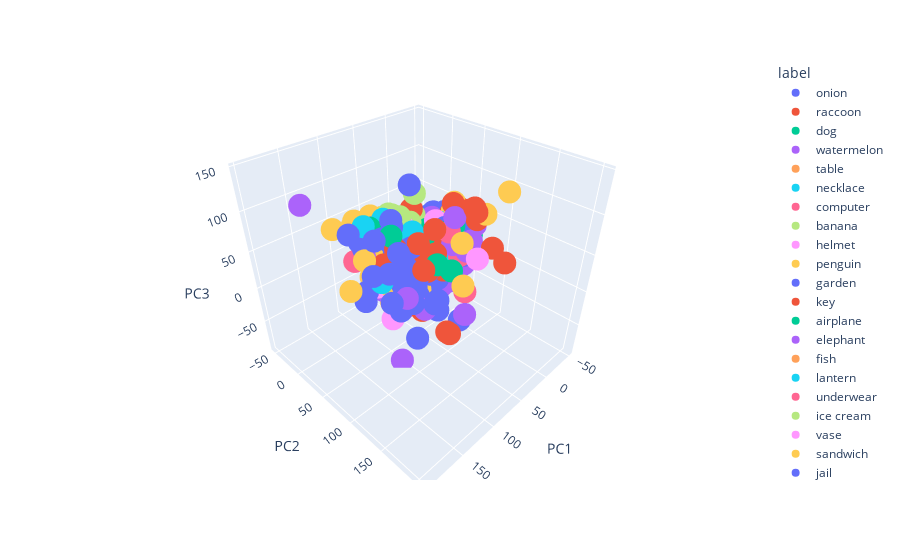

Notebook source saved alongside this figure:
### Code cell
df_pca = pd.DataFrame(X, columns=['PC1', 'PC2', 'PC3'])
df_pca['label'] = flattened_data['train']['label']
fig = px.scatter_3d(df_pca, x='PC1', y='PC2', z='PC3', color='label')
fig.show()

### Figure 1 — Plotly figure (JSON) as saved in the notebook; plotly's stock layout.template omitted (floating-point values rounded to 4 significant figures; data arrays with more than 128 entries replaced by an {"elided": "..."} marker saying what was removed)
{"data": [{"hovertemplate": "label=onion<br>PC1=%{x}<br>PC2=%{y}<br>PC3=%{z}<extra></extra>", "legendgroup": "onion", "marker": {"color": "#636efa", "symbol": "circle"}, "mode": "markers", "name": "onion", "scene": "scene", "showlegend": true, "type": "scatter3d", "x": {"elided": "140 float values"}, "y": {"elided": "140 float values"}, "z": {"elided": "140 float values"}}, {"hovertemplate": "label=raccoon<br>PC1=%{x}<br>PC2=%{y}<br>PC3=%{z}<extra></extra>", "legendgroup": "raccoon", "marker": {"color": "#EF553B", "symbol": "circle"}, "mode": "markers", "name": "raccoon", "scene": "scene", "showlegend": true, "type": "scatter3d", "x": [-20.7, 27.33, -17.54, -38.98, -37.96, 78.29, -24.27, -10.65, 9.068, -22.65, -35.31, -9.348, 46.87, -22.05, 2.992, -14.19, -30.79, 54.01, -33.04, 37.75, -46.36, -42.22, 8.999, 76.09, -27.22, -19.31, 15.65, -33.44, 31.25, -27.01, -32.94, -8.069, 13.0, -22.94, 82.26, 26.91, -27.28, -29.18, -26.22, -25.5, -21.83, -37.31, 11.14, 47.22, -31.16, 27.58, -28.69, -36.88, 11.09, 45.91, 43.76, 20.05, 33.42, 38.69, 40.92, 63.48, 28.46, 16.09, -37.76, -33.37, 42.73, 7.854, 90.73, 13.41, -18.89, 55.0, -30.01, 7.273, -21.01, -45.51, 34.4, 57.58, 36.91, 36.41, 19.27, -41.03, 20.47, 14.6, -11.56, -26.91, -41.8, 4.385, -20.77, 71.29, -40.85, 41.99, -36.94, -10.13, -34.27, 29.95, -16.93, 6.284, 3.724, -5.768, -41.0, 3.538, 49.11, -35.9, -17.99, -29.08, -38.33, 144.4, 38.0, -35.42, -3.095, -22.9, 15.64, -18.91, -39.21, 13.75, -41.25, 66.81, 26.22, -8.349, 50.39, 37.72, -35.22, -23.06, -22.96, 36.55, -26.12, 28.38, 9.228, -32.69, -21.87, -35.28], "y": [75.74, 34.4, 30.93, 27.12, 49.57, 39.04, 8.752, 31.47, 32.87, 33.81, 25.17, 19.54, 166.8, 24.1, 49.7, 42.38, 49.93, 4.973, -10.34, 24.06, 2.636, 23.44, 55.08, 82.12, 23.79, 41.62, 29.13, 30.33, 21.02, 20.17, 15.2, 22.76, 55.92, 22.14, 79.99, 50.04, 40.75, 16.82, 12.39, 9.727, 38.91, 48.47, -3.158, 68.31, 0.9503, 67.23, 26.87, 11.55, 9.594, 53.87, -1.312, 30.89, 10.2, 40.36, 12.82, 52.84, -22.14, 0.7331, 17.97, 4.294, 68.17, 41.85, 31.67, 15.81, 24.97, -17.39, 50.02, -4.101, 21.18, 19.39, 28.21, 70.42, 14.5, 27.92, 9.701, -5.996, 31.48, 98.87, 28.91, -2.701, 1.341, 94.15, 33.2, 119.2, -3.914, 22.85, 22.79, 45.88, 7.899, 30.65, 48.26, 37.49, 39.59, 42.66, 10.36, 35.02, -5.488, -3.24, 20.12, 42.97, 32.62, 178.9, -8.965, -7.272, 16.78, 26.6, 33.1, 13.78, 1.884, 45.2, 4.719, -1.516, 52.89, 110.7, 18.67, 33.1, 15.92, 12.96, 27.88, 60.41, 26.74, 43.89, 59.04, 5.86, 15.83, 34.5], "z": [54.28, -21.32, -15.3, 8.162, -12.49, 40.46, 0.5541, 17.39, -8.646, 34.04, 44.52, 15.85, 68.41, -1.078, 12.13, 36.74, 45.99, 32.43, 4.264, 17.18, 5.655, 11.89, 32.87, 31.72, 18.32, -25.01, 15.01, 20.84, -29.93, 16.68, 5.866, 5.398, 24.08, 5.815, 68.29, -11.72, 33.39, 1.565, -2.36, 12.18, 5.548, 50.11, 3.166, 23.74, 23.07, 0.4545, 41.74, 10.53, -4.51, 26.1, 34.6, -16.55, 21.05, -15.77, 12.01, -5.956, 19.85, 54.22, 24.85, 16.12, 31.4, 3.743, 21.58, -32.71, -10.93, 1.682, 29.82, -16.49, 0.2899, 19.43, -34.65, 15.37, 4.537, -19.16, -29.16, 6.857, 4.841, 92.26, 6.203, 18.42, 8.488, 80.85, -4.846, -41.32, 5.823, 27.77, 19.22, -8.028, 4.352, -19.49, 53.0, -31.57, 13.78, 15.58, 19.39, -13.91, 24.36, 14.11, 17.45, 47.88, 37.47, 46.62, 15.89, 9.357, 14.23, 15.63, 17.27, 16.12, 9.699, 8.737, 16.35, 2.177, 6.077, 35.32, -34.96, -19.02, 2.684, 18.14, -1.137, 58.21, 13.1, -19.43, 18.56, 1.648, 20.48, 48.91]}, {"hovertemplate": "label=dog<br>PC1=%{x}<br>PC2=%{y}<br>PC3=%{z}<extra></extra>", "legendgroup": "dog", "marker": {"color": "#00cc96", "symbol": "circle"}, "mode": "markers", "name": "dog", "scene": "scene", "showlegend": true, "type": "scatter3d", "x": {"elided": "144 float values"}, "y": {"elided": "144 float values"}, "z": {"elided": "144 float values"}}, {"hovertemplate": "label=watermelon<br>PC1=%{x}<br>PC2=%{y}<br>PC3=%{z}<extra></extra>", "legendgroup": "watermelon", "marker": {"color": "#ab63fa", "symbol": "circle"}, "mode": "markers", "name": "watermelon", "scene": "scene", "showlegend": true, "type": "scatter3d", "x": {"elided": "144 float values"}, "y": {"elided": "144 float values"}, "z": {"elided": "144 float values"}}, {"hovertemplate": "label=table<br>PC1=%{x}<br>PC2=%{y}<br>PC3=%{z}<extra></extra>", "legendgroup": "table", "marker": {"color": "#FFA15A", "symbol": "circle"}, "mode": "markers", "name": "table", "scene": "scene", "showlegend": true, "type": "scatter3d", "x": {"elided": "144 float values"}, "y": {"elided": "144 float values"}, "z": {"elided": "144 float values"}}, {"hovertemplate": "label=necklace<br>PC1=%{x}<br>PC2=%{y}<br>PC3=%{z}<extra></extra>", "legendgroup": "necklace", "marker": {"color": "#19d3f3", "symbol": "circle"}, "mode": "markers", "name": "necklace", "scene": "scene", "showlegend": true, "type": "scatter3d", "x": {"elided": "141 float values"}, "y": {"elided": "141 float values"}, "z": {"elided": "141 float values"}}, {"hovertemplate": "label=computer<br>PC1=%{x}<br>PC2=%{y}<br>PC3=%{z}<extra></extra>", "legendgroup": "computer", "marker": {"color": "#FF6692", "symbol": "circle"}, "mode": "markers", "name": "computer", "scene": "scene", "showlegend": true, "type": "scatter3d", "x": {"elided": "138 float values"}, "y": {"elided": "138 float values"}, "z": {"elided": "138 float values"}}, {"hovertemplate": "label=banana<br>PC1=%{x}<br>PC2=%{y}<br>PC3=%{z}<extra></extra>", "legendgroup": "banana", "marker": {"color": "#B6E880", "symbol": "circle"}, "mode": "markers", "name": "banana", "scene": "scene", "showlegend": true, "type": "scatter3d", "x": {"elided": "141 float values"}, "y": {"elided": "141 float values"}, "z": {"elided": "141 float values"}}, {"hovertemplate": "label=helmet<br>PC1=%{x}<br>PC2=%{y}<br>PC3=%{z}<extra></extra>", "legendgroup": "helmet", "marker": {"color": "#FF97FF", "symbol": "circle"}, "mode": "markers", "name": "helmet", "scene": "scene", "showlegend": true, "type": "scatter3d", "x": {"elided": "140 float values"}, "y": {"elided": "140 float values"}, "z": {"elided": "140 float values"}}, {"hovertemplate": "label=penguin<br>PC1=%{x}<br>PC2=%{y}<br>PC3=%{z}<extra></extra>", "legendgroup": "penguin", "marker": {"color": "#FECB52", "symbol": "circle"}, "mode": "markers", "name": "penguin", "scene": "scene", "showlegend": true, "type": "scatter3d", "x": {"elided": "135 float values"}, "y": {"elided": "135 float values"}, "z": {"elided": "135 float values"}}, {"hovertemplate": "label=garden<br>PC1=%{x}<br>PC2=%{y}<br>PC3=%{z}<extra></extra>", "legendgroup": "garden", "marker": {"color": "#636efa", "symbol": "circle"}, "mode": "markers", "name": "garden", "scene": "scene", "showlegend": true, "type": "scatter3d", "x": [-4.962, -9.742, 0.08023, -4.457, -23.86, -26.06, 36.52, -18.13, -25.34, 27.57, -26.27, -0.2351, -34.1, -34.23, -30.29, -35.33, -28.5, -19.5, -24.69, -2.097, 5.25, -36.96, -19.57, 75.06, -25.7, -32.84, 13.48, -24.83, -29.65, -24.53, -25.8, -21.84, -5.107, -15.2, 21.0, -30.95, -27.78, -16.33, -23.76, -24.49, -28.58, -31.26, 21.3, -37.94, -33.83, -32.96, -27.93, -27.66, -30.42, -2.956, -25.12, -31.91, -16.22, 27.69, -38.84, -20.42, -30.5, -30.55, -34.75, -20.39, -24.56, -19.65, -24.93, -2.25, -29.75, 67.79, -26.51, -4.431, -9.01, -10.68, -16.93, -26.78, -14.51, -9.71, -18.99, -30.2, -27.5, -37.43, -34.72, -31.49, -27.54, 20.41, -24.68, -36.76, 93.94, -31.68, -30.22, -26.14, -25.43, 5.851, -25.57, -30.19, -24.81, 0.7411, -36.28, -12.58, -27.8, -21.14, -30.51, -32.78, -5.304, -26.09, 12.5, -20.53, -10.32, -30.57, -27.84, -19.98, -27.65, -23.87, -32.72, -21.67, -19.29, -3.641, 1.521, 30.3, -18.41, 3.102, -28.52, -14.98, -20.88, 47.4, -15.95, -43.55, -12.75], "y": [38.62, 13.13, 35.96, -2.018, 37.53, -23.55, 12.44, 0.9788, 32.32, 31.05, -27.02, 31.5, 29.13, -21.73, -14.79, -11.41, 1.833, 53.85, -12.9, 28.56, -16.42, 13.0, -12.37, -33.96, -18.06, -3.554, 4.07, -0.3366, 0.4814, -17.42, -23.02, 2.676, 1.772, 28.6, 36.1, 25.18, 4.807, 10.28, 4.728, -20.93, 2.448, -10.96, 36.22, 2.324, -0.209, -11.13, 2.683, -28.59, 3.231, 30.29, -20.46, 41.49, -7.924, 58.47, 0.9971, 14.88, -0.327, -25.41, -0.4333, 41.02, 15.98, 47.37, 9.613, 12.13, -20.1, 39.47, -2.222, 57.8, 23.27, 66.25, 17.72, -28.58, 4.974, 1.86, 22.4, -17.07, -22.6, 10.51, 1.794, -10.09, -27.81, 38.29, 2.792, 5.467, -3.263, -2.667, -25.7, -26.14, 6.558, 43.78, -3.778, -24.57, -19.33, 3.831, 20.06, 41.8, -19.04, -15.35, -9.166, 59.78, -13.41, -4.511, 38.42, 11.87, 1.647, 29.64, -31.74, 20.19, 22.21, 31.32, 8.908, -13.17, 3.157, 21.42, -3.984, 19.08, 13.87, 2.703, 0.5643, 33.77, 18.1, 60.1, 5.572, 10.18, 25.4], "z": [34.67, 9.415, 32.12, 19.19, 21.51, 9.361, -5.593, 16.57, 15.19, 1.583, -1.98, 23.85, 32.19, 2.312, 6.916, 3.573, 15.22, 11.82, 22.13, -18.94, -2.173, 23.9, 14.49, 20.69, 12.87, 15.98, 9.915, 23.54, 8.029, 15.65, 7.383, 7.436, -8.692, 18.39, 13.6, -4.033, 18.43, 22.4, 17.53, 6.202, 20.13, 14.58, -19.74, -5.873, 3.816, 3.853, 24.0, 1.116, 8.712, 13.25, 6.191, 13.81, 19.27, -16.96, 9.75, 29.88, 19.44, 1.977, 3.042, 27.02, 33.7, 23.82, -1.627, 9.657, -5.117, 2.958, 32.4, 9.231, -5.775, 3.249, 5.49, -3.443, 24.43, 10.83, -0.2537, -3.696, 9.665, 7.827, 10.38, 5.139, 0.6082, -33.55, 25.08, 23.77, -50.82, 13.63, 4.346, 7.118, 1.329, 0.5244, 20.15, 3.889, 9.115, -1.645, 16.58, 9.984, -1.384, 7.42, 9.16, 42.65, 14.35, 15.8, 23.19, 28.44, -13.02, 25.0, -0.908, 9.843, 1.402, 35.42, 11.14, 12.36, 5.298, -15.58, -10.11, 0.7854, 17.26, 9.56, 17.75, -0.9561, 7.801, 3.39, 17.85, 1.776, -3.345]}, {"hovertemplate": "label=key<br>PC1=%{x}<br>PC2=%{y}<br>PC3=%{z}<extra></extra>", "legendgroup": "key", "marker": {"color": "#EF553B", "symbol": "circle"}, "mode": "markers", "name": "key", "scene": "scene", "showlegend": true, "type": "scatter3d", "x": {"elided": "130 float values"}, "y": {"elided": "130 float values"}, "z": {"elided": "130 float values"}}, {"hovertemplate": "label=airplane<br>PC1=%{x}<br>PC2=%{y}<br>PC3=%{z}<extra></extra>", "legendgroup": "airplane", "marker": {"color": "#00cc96", "symbol": "circle"}, "mode": "markers", "name": "airplane", "scene": "scene", "showlegend": true, "type": "scatter3d", "x": {"elided": "138 float values"}, "y": {"elided": "138 float values"}, "z": {"elided": "138 float values"}}, {"hovertemplate": "label=elephant<br>PC1=%{x}<br>PC2=%{y}<br>PC3=%{z}<extra></extra>", "legendgroup": "elephant", "marker": {"color": "#ab63fa", "symbol": "circle"}, "mode": "markers", "name": "elephant", "scene": "scene", "showlegend": true, "type": "scatter3d", "x": {"elided": "131 float values"}, "y": {"elided": "131 float values"}, "z": {"elided": "131 float values"}}, {"hovertemplate": "label=fish<br>PC1=%{x}<br>PC2=%{y}<br>PC3=%{z}<extra></extra>", "legendgroup": "fish", "marker": {"color": "#FFA15A", "symbol": "circle"}, "mode": "markers", "name": "fish", "scene": "scene", "showlegend": true, "type": "scatter3d", "x": {"elided": "145 float values"}, "y": {"elided": "145 float values"}, "z": {"elided": "145 float values"}}, {"hovertemplate": "label=lantern<br>PC1=%{x}<br>PC2=%{y}<br>PC3=%{z}<extra></extra>", "legendgroup": "lantern", "marker": {"color": "#19d3f3", "symbol": "circle"}, "mode": "markers", "name": "lantern", "scene": "scene", "showlegend": true, "type": "scatter3d", "x": [36.04, 54.27, 48.45, -17.63, 41.61, 43.34, 33.28, 26.02, 70.41, 29.27, 49.95, -0.101, 25.89, 1.119, -27.19, 49.18, -20.56, 17.51, -5.191, 31.0, 32.58, 43.73, 37.09, 44.59, 26.44, 64.36, 28.48, 59.8, 67.82, 32.11, 66.95, -9.362, 21.57, 33.51, 27.88, 31.65, 24.13, 29.7, 65.29, 37.38, 29.76, 44.47, 46.76, 26.2, 52.45, 41.8, -5.216, 25.59, 46.65, 40.86, 24.06, 39.76, -0.6962, 43.46, 53.0, 8.886, 20.39, 47.27, 35.19, 12.3, 44.18, 37.07, 43.47, 38.19, 20.07, 30.64, -18.61, 36.35, 49.3, 100.1, 34.67, -13.88, 25.45, 39.65, 18.08, 47.46, 39.68, 49.12, 30.92, 44.32, 37.8, 21.41, 42.18, 9.879, 34.03, 6.641, 59.89, 41.91, 42.92, 31.46, 27.82, 22.77, 32.89, 39.68, 58.94, 71.89, 57.78, -10.46, 20.57, 37.95, 33.74, 29.17, 26.24, 26.4, 61.41, 31.25, 32.81, 40.23, 24.3, 34.57, 41.64, 35.38, 29.96, 41.88, 31.81, 33.38, 16.12, 0.5451, 37.83, 26.95, 55.94, 35.77, 30.67, 26.76, 89.11], "y": [-31.02, -48.88, -32.99, 31.48, -31.55, -14.87, -29.85, -19.4, 19.58, -19.75, -29.45, 15.1, -22.43, -10.81, -1.898, -16.64, -3.868, -42.6, -13.96, -34.46, -25.68, -27.37, -28.76, -40.95, -20.12, -18.71, -12.86, -17.9, -15.19, -25.54, -8.977, -13.4, -38.43, -27.37, -15.42, -29.11, 19.03, -26.38, -23.36, -37.7, -16.55, -15.35, -20.19, -11.55, -43.65, -30.95, 22.99, -9.32, -16.54, -27.24, -26.58, -9.708, 19.52, -35.25, 48.39, 0.6533, 68.29, -26.84, -21.62, 17.88, -3.304, -32.32, -25.65, -6.677, -41.85, -35.78, 3.726, 31.91, -20.47, 37.83, -28.26, 29.87, -26.71, -20.69, -17.46, -47.63, 26.39, 33.23, -39.09, -18.68, -3.672, -19.64, -49.6, -17.11, -33.98, 14.07, -2.919, -29.66, -12.32, -41.95, -23.3, -33.16, -38.25, -22.92, -33.41, -5.367, -26.98, 21.31, -28.01, -19.96, -37.28, -30.02, -33.68, -36.24, 4.213, -19.95, -26.19, -34.5, 39.61, -14.92, -33.22, 12.44, -40.3, -26.79, -14.43, 1.768, -23.51, -1.657, -12.7, -42.27, -36.91, -28.34, -38.94, -30.27, -3.74], "z": [11.23, 20.2, 18.66, 35.14, 7.524, 0.6361, 14.85, 7.234, 11.97, 8.921, 30.23, 22.62, 25.64, 23.39, 7.75, 22.8, 1.326, 5.579, 20.59, 11.74, 18.92, 27.49, 7.096, 8.205, 28.03, 19.72, 21.9, 12.77, 29.54, 17.13, -6.27, 17.07, 13.92, 7.6, 26.73, 23.73, 0.3179, 7.217, 44.89, 15.95, 23.96, 24.43, 32.89, 24.65, 21.42, 19.0, 24.13, -23.35, 15.0, 9.43, 22.82, 32.32, 11.07, 14.52, -30.97, 8.355, 14.91, 16.35, 27.22, -13.12, 16.89, 23.05, 24.76, -4.281, 9.185, 19.23, 6.947, 12.85, 28.9, 4.163, 23.05, -8.21, 18.49, 27.42, 18.94, 13.29, 41.84, -17.84, 5.374, -2.869, 0.8748, 29.44, 14.58, 21.89, 18.52, 1.383, 55.62, 21.54, 6.294, 14.22, 8.171, 15.14, 18.08, 31.12, 24.86, -8.052, 20.39, 19.0, -11.39, -8.751, 17.81, 30.09, 16.69, 18.31, -3.373, 28.19, 17.36, 18.89, -6.813, 21.19, 21.79, -18.02, 17.72, 20.57, 19.63, 18.31, 18.47, 24.37, 11.41, 18.58, 14.11, 6.165, 14.6, 12.49, 57.13]}, {"hovertemplate": "label=underwear<br>PC1=%{x}<br>PC2=%{y}<br>PC3=%{z}<extra></extra>", "legendgroup": "underwear", "marker": {"color": "#FF6692", "symbol": "circle"}, "mode": "markers", "name": "underwear", "scene": "scene", "showlegend": true, "type": "scatter3d", "x": {"elided": "141 float values"}, "y": {"elided": "141 float values"}, "z": {"elided": "141 float values"}}, {"hovertemplate": "label=ice cream<br>PC1=%{x}<br>PC2=%{y}<br>PC3=%{z}<extra></extra>", "legendgroup": "ice cream", "marker": {"color": "#B6E880", "symbol": "circle"}, "mode": "markers", "name": "ice cream", "scene": "scene", "showlegend": true, "type": "scatter3d", "x": {"elided": "148 float values"}, "y": {"elided": "148 float values"}, "z": {"elided": "148 float values"}}, {"hovertemplate": "label=vase<br>PC1=%{x}<br>PC2=%{y}<br>PC3=%{z}<extra></extra>", "legendgroup": "vase", "marker": {"color": "#FF97FF", "symbol": "circle"}, "mode": "markers", "name": "vase", "scene": "scene", "showlegend": true, "type": "scatter3d", "x": {"elided": "147 float values"}, "y": {"elided": "147 float values"}, "z": {"elided": "147 float values"}}, {"hovertemplate": "label=sandwich<br>PC1=%{x}<br>PC2=%{y}<br>PC3=%{z}<extra></extra>", "legendgroup": "sandwich", "marker": {"color": "#FECB52", "symbol": "circle"}, "mode": "markers", "name": "sandwich", "scene": "scene", "showlegend": true, "type": "scatter3d", "x": {"elided": "137 float values"}, "y": {"elided": "137 float values"}, "z": {"elided": "137 float values"}}, {"hovertemplate": "label=jail<br>PC1=%{x}<br>PC2=%{y}<br>PC3=%{z}<extra></extra>", "legendgroup": "jail", "marker": {"color": "#636efa", "symbol": "circle"}, "mode": "markers", "name": "jail", "scene": "scene", "showlegend": true, "type": "scatter3d", "x": {"elided": "145 float values"}, "y": {"elided": "145 float values"}, "z": {"elided": "145 float values"}}, {"hovertemplate": "label=yoga<br>PC1=%{x}<br>PC2=%{y}<br>PC3=%{z}<extra></extra>", "legendgroup": "yoga", "marker": {"color": "#EF553B", "symbol": "circle"}, "mode": "markers", "name": "yoga", "scene": "scene", "showlegend": true, "type": "scatter3d", "x": {"elided": "132 float values"}, "y": {"elided": "132 float values"}, "z": {"elided": "132 float values"}}, {"hovertemplate": "label=zigzag<br>PC1=%{x}<br>PC2=%{y}<br>PC3=%{z}<extra></extra>", "legendgroup": "zigzag", "marker": {"color": "#00cc96", "symbol": "circle"}, "mode": "markers", "name": "zigzag", "scene": "scene", "showlegend": true, "type": "scatter3d", "x": {"elided": "147 float values"}, "y": {"elided": "147 float values"}, "z": {"elided": "147 float values"}}, {"hovertemplate": "label=motorbike<br>PC1=%{x}<br>PC2=%{y}<br>PC3=%{z}<extra></extra>", "legendgroup": "motorbike", "marker": {"color": "#ab63fa", "symbol": "circle"}, "mode": "markers", "name": "motorbike", "scene": "scene", "showlegend": true, "type": "scatter3d", "x": {"elided": "131 float values"}, "y": {"elided": "131 float values"}, "z": {"elided": "131 float values"}}], "layout": {"legend": {"title": {"text": "label"}, "tracegroupgap": 0}, "margin": {"t": 60}, "scene": {"domain": {"x": [0, 1], "y": [0, 1]}, "xaxis": {"title": {"text": "PC1"}}, "yaxis": {"title": {"text": "PC2"}}, "zaxis": {"title": {"text": "PC3"}}}}}
